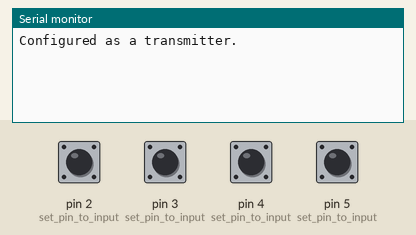
Simulated run of this sketch. Board: Arduino Uno, built with avr-gcc and run on an emulated ATmega328P. On the bench: the last lines printed to the serial monitor. Inputs (shaded band) come from the test bench; at power-on: pin 2 (set_pin_to_input), pin 3 (set_pin_to_input), pin 4 (set_pin_to_input), pin 5 (set_pin_to_input) HIGH. No radio packets arrive unless stated.

Above: at 1.2 s.
1.3 s: pin 2 (set_pin_to_input) pulled LOW for 0.15 s
At 2.6 s:
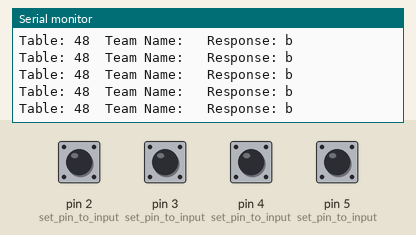
2.9 s: pin 3 (set_pin_to_input) pulled LOW for 0.15 s
At 4.0 s:
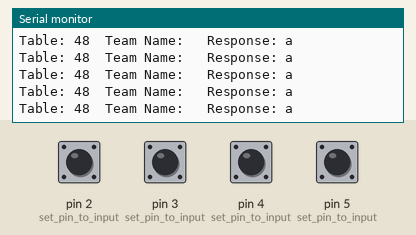
4.5 s: pin 2 (set_pin_to_input) driven LOW and pin 3 (set_pin_to_input) driven LOW
At 5.2 s:
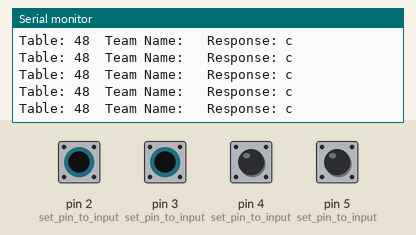

Measured:
- after the input at 1.3 s, the serial monitor: prints a new line at once (image 1)
- after the input at 2.9 s, the serial monitor: prints a new line at once (image 2)
- after the input at 4.5 s, the serial monitor: prints a new line at once (image 3)

The sketch:

transmission.ino
```cpp
#include <SPI.h>
#include <nRF24L01.h>
#include <RF24.h>
#include "printf.h"

#include <Wire.h>

int address = 0x28; // 28 is the address
byte byte1, byte2, byte3, byte4;

RF24 radio (8, 10);

struct dataStruct {
  int table;
  char teamName;
  char response;
} transmitter1_data;

unsigned char ADDRESS0[5]  =
{
  0xb1, 0x43, 0x88, 0x99, 0x45
}; // Define a static TX address

void setup()
{
  radio.begin();

  // When you do control shift m, (or command shift m), you must set your baud rate to 115200.
  Serial.begin(115200);
  printf_begin();
  radio.setPALevel(RF24_PA_MAX);
  radio.setRetries(1, 1);
  radio.enableDynamicPayloads();
  radio.setDataRate(RF24_250KBPS);
  radio.openWritingPipe(ADDRESS0);
  radio.openReadingPipe(0, ADDRESS0);
  radio.stopListening();

  radio.printDetails();
  int buttonNr = 0;
  pinMode(2, INPUT);           // set pin to input
  pinMode(3, INPUT);           // set pin to input
  pinMode(4, INPUT);           // set pin to input
  pinMode(5, INPUT);           // set pin to input
  digitalWrite(2, HIGH);       // turn on pullup resistors
  digitalWrite(3, HIGH);       // turn on pullup resistors
  digitalWrite(4, HIGH);       // turn on pullup resistors
  digitalWrite(5, HIGH);       // turn on pullup resistors
  Serial.println("Configured as a transmitter.");
}

void loop()
{
  /*
  	TODO:
  		Set your team name by setting transmitter1_data.teamName      --- MUST BE 6 CHARACTERS OR LESS!
  		Set transmitter1_data.table table number to the number written on your bag

  */

  transmitter1_data.table = 48;


  while (digitalRead(2) != 0 && digitalRead(3) != 0 && digitalRead(4) != 0 && digitalRead(5) != 0)
  {
    //  After arduino boots, it loads the loop() continuously. Since we want to detect when the D2, D3, D4, D5 pins are grounded, we want to loop on these reads rapidly until a change is detected
    //  To do this, we run an infinite loop until a digital read equals 0.
    //
    delay(20);
  }


  /*
  	TODO:
  		Use logic to send a, b, c, d, depending on the pin that equals 0.

  		Pseudo Code: if d2 equals 0, set transmitter1_data.response equal to the character a

  		Requirements:   Responses can only be a single character
  						Responses should be all lower case
  						Responses should be set to a b c or d

  		Additional Tips:
  			In another project, I wanted to read pin D9 to see if it was grounded out. I used     if (digitalRead(9)==0).

  			To send the data to my radio, here's the code:   bool ok=radio.write(&transmitter1_data, sizeof(transmitter1_data));
  			Don't change that single line or you'll see bad things.  Simply copy that line after you set all the stuff and send it over!

  			I'd strongly recommend you use these lines to help debug your code:

  			String test = "Table: " + String(transmitter1_data.table) + "\tTeam Name: " + String(transmitter1_data.teamName) + "\tResponse: " + String(transmitter1_data.response) + "";
  			Serial.println(test);

  			Check the struct at the top of this file to see the data I need!
  */
  if (digitalRead(2) == 1) {
    transmitter1_data.response = 'a';
  }
  else if (digitalRead(3) == 1) {
    transmitter1_data.response = 'b';
  }
  else if (digitalRead(4) == 1) {
    transmitter1_data.response = 'c';
  }
  else if (digitalRead(5) == 1) {
    transmitter1_data.response = 'd';
  }
  bool ok=radio.write(&transmitter1_data, sizeof(transmitter1_data));
  // Don't remove this line.
  String test = "Table: " + String(transmitter1_data.table) + "\tTeam Name: " + String(transmitter1_data.teamName) + "\tResponse: " + String(transmitter1_data.response) + "";
  Serial.println(test);
  delay(30);
}
```
